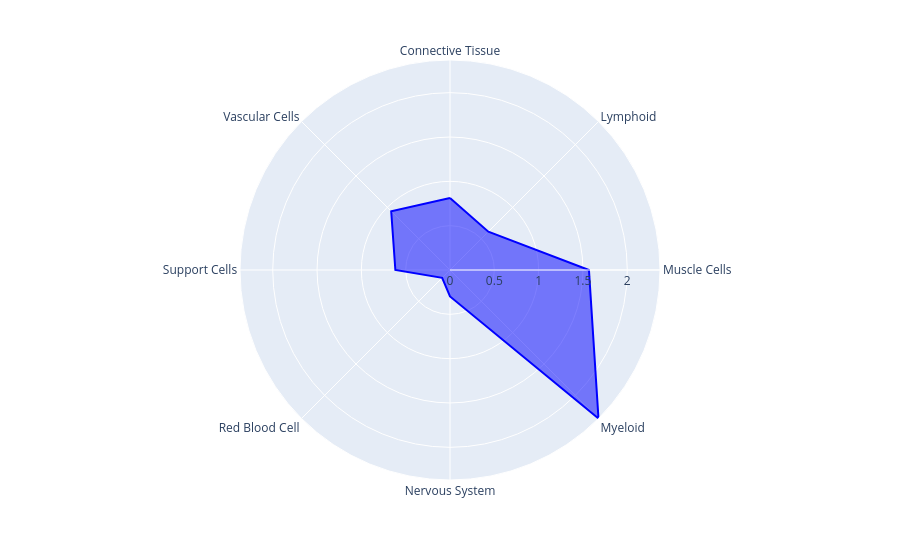
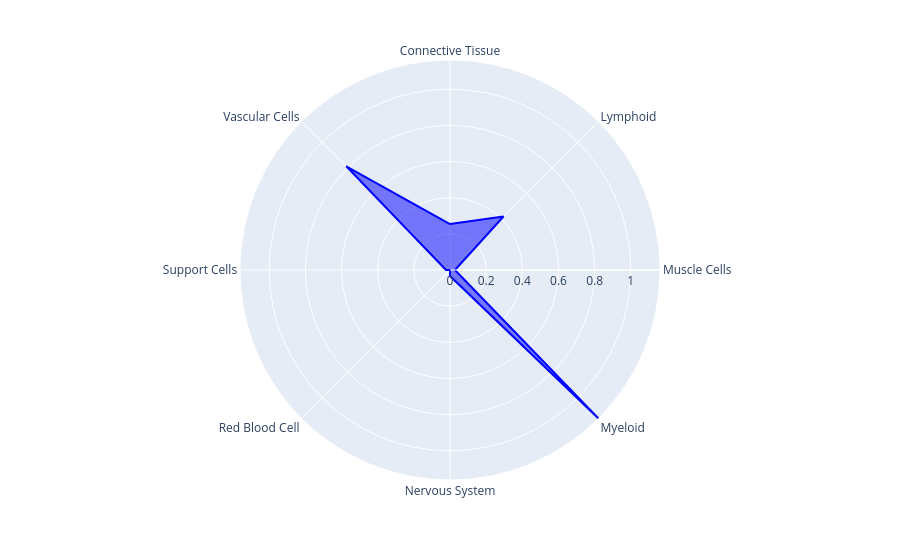
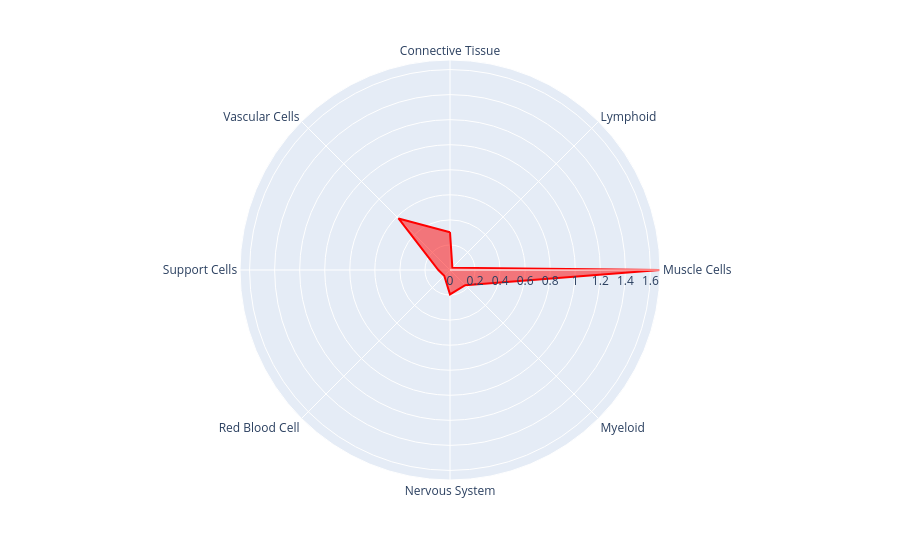
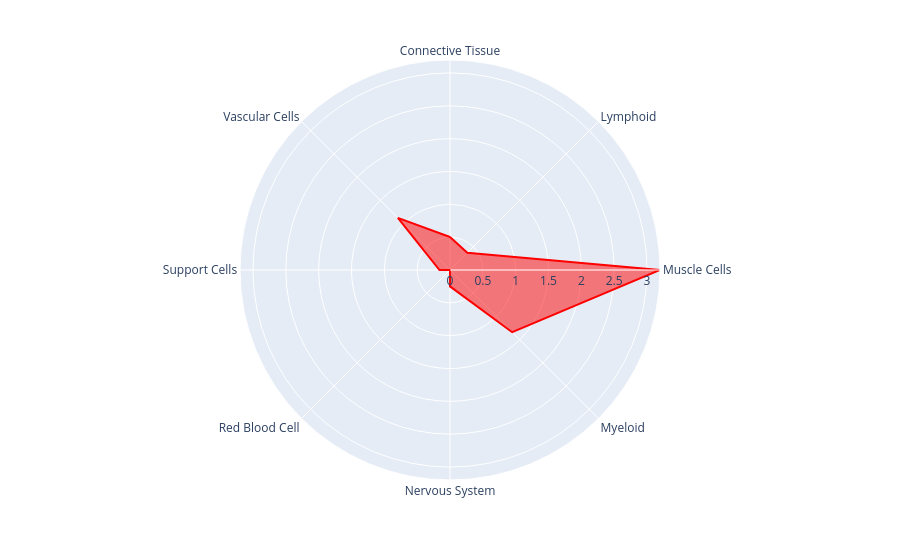

The notebook cell saved with these charts, in order:
### Code cell
for gene in A.index :
    fig = print_radar_spyder(gene=gene, expression=A, categories=cells)
    # save fig in svg
    #fig.write_image(f"{gene}_radar.svg")
    print(gene)
    fig.show()

### Figure 1 — Plotly figure (JSON) as saved in the notebook; plotly's stock layout.template omitted (floating-point values rounded to 4 significant figures)
{"data": [{"fill": "toself", "hovertemplate": "ACIN1=%{r}<br>theta=%{theta}<extra></extra>", "legendgroup": "", "line": {"color": "blue", "dash": "solid"}, "marker": {"symbol": "circle"}, "mode": "lines", "name": "", "r": [0.8114, 0.6117, 1.568, 2.369, 0.2986, 0.1251, 0.6164, 0.9382, 0.8114], "showlegend": false, "subplot": "polar", "theta": ["Connective Tissue", "Lymphoid", "Muscle Cells", "Myeloid", "Nervous System", "Red Blood Cell", "Support Cells", "Vascular Cells", "Connective Tissue"], "type": "scatterpolar"}], "layout": {"autosize": true, "legend": {"tracegroupgap": 0}, "margin": {"t": 60}, "polar": {"angularaxis": {"direction": "clockwise", "rotation": 90, "type": "category"}, "domain": {"x": [0, 1], "y": [0, 1]}, "radialaxis": {"autorange": true, "range": [0, 2.369], "type": "linear"}}}}

### Figure 2 — Plotly figure (JSON) as saved in the notebook; plotly's stock layout.template omitted (floating-point values rounded to 4 significant figures)
{"data": [{"fill": "toself", "hovertemplate": "ADA=%{r}<br>theta=%{theta}<extra></extra>", "legendgroup": "", "line": {"color": "blue", "dash": "solid"}, "marker": {"symbol": "circle"}, "mode": "lines", "name": "", "r": [0.254, 0.4185, 0.02738, 1.162, 0.03291, 0, 0.02208, 0.8115, 0.254], "showlegend": false, "subplot": "polar", "theta": ["Connective Tissue", "Lymphoid", "Muscle Cells", "Myeloid", "Nervous System", "Red Blood Cell", "Support Cells", "Vascular Cells", "Connective Tissue"], "type": "scatterpolar"}], "layout": {"autosize": true, "legend": {"tracegroupgap": 0}, "margin": {"t": 60}, "polar": {"angularaxis": {"direction": "clockwise", "rotation": 90, "type": "category"}, "domain": {"x": [0, 1], "y": [0, 1]}, "radialaxis": {"autorange": true, "range": [0, 1.162], "type": "linear"}}}}

### Figure 3 — Plotly figure (JSON) as saved in the notebook; plotly's stock layout.template omitted (floating-point values rounded to 4 significant figures)
{"data": [{"fill": "toself", "hovertemplate": "AK1=%{r}<br>theta=%{theta}<extra></extra>", "legendgroup": "", "line": {"color": "red", "dash": "solid"}, "marker": {"symbol": "circle"}, "mode": "lines", "name": "", "r": [0.3019, 0.02679, 1.676, 0.1717, 0.1947, 0.06507, 0.09297, 0.5817, 0.3019], "showlegend": false, "subplot": "polar", "theta": ["Connective Tissue", "Lymphoid", "Muscle Cells", "Myeloid", "Nervous System", "Red Blood Cell", "Support Cells", "Vascular Cells", "Connective Tissue"], "type": "scatterpolar"}], "layout": {"autosize": true, "legend": {"tracegroupgap": 0}, "margin": {"t": 60}, "polar": {"angularaxis": {"direction": "clockwise", "rotation": 90, "type": "category"}, "domain": {"x": [0, 1], "y": [0, 1]}, "radialaxis": {"autorange": true, "range": [0, 1.676], "type": "linear"}}}}

### Figure 4 — Plotly figure (JSON) as saved in the notebook; plotly's stock layout.template omitted (floating-point values rounded to 4 significant figures)
{"data": [{"fill": "toself", "hovertemplate": "ALDOA=%{r}<br>theta=%{theta}<extra></extra>", "legendgroup": "", "line": {"color": "red", "dash": "solid"}, "marker": {"symbol": "circle"}, "mode": "lines", "name": "", "r": [0.5018, 0.3727, 3.198, 1.339, 0.2502, 0, 0.1604, 1.122, 0.5018], "showlegend": false, "subplot": "polar", "theta": ["Connective Tissue", "Lymphoid", "Muscle Cells", "Myeloid", "Nervous System", "Red Blood Cell", "Support Cells", "Vascular Cells", "Connective Tissue"], "type": "scatterpolar"}], "layout": {"autosize": true, "legend": {"tracegroupgap": 0}, "margin": {"t": 60}, "polar": {"angularaxis": {"direction": "clockwise", "rotation": 90, "type": "category"}, "domain": {"x": [0, 1], "y": [0, 1]}, "radialaxis": {"autorange": true, "range": [0, 3.198], "type": "linear"}}}}
